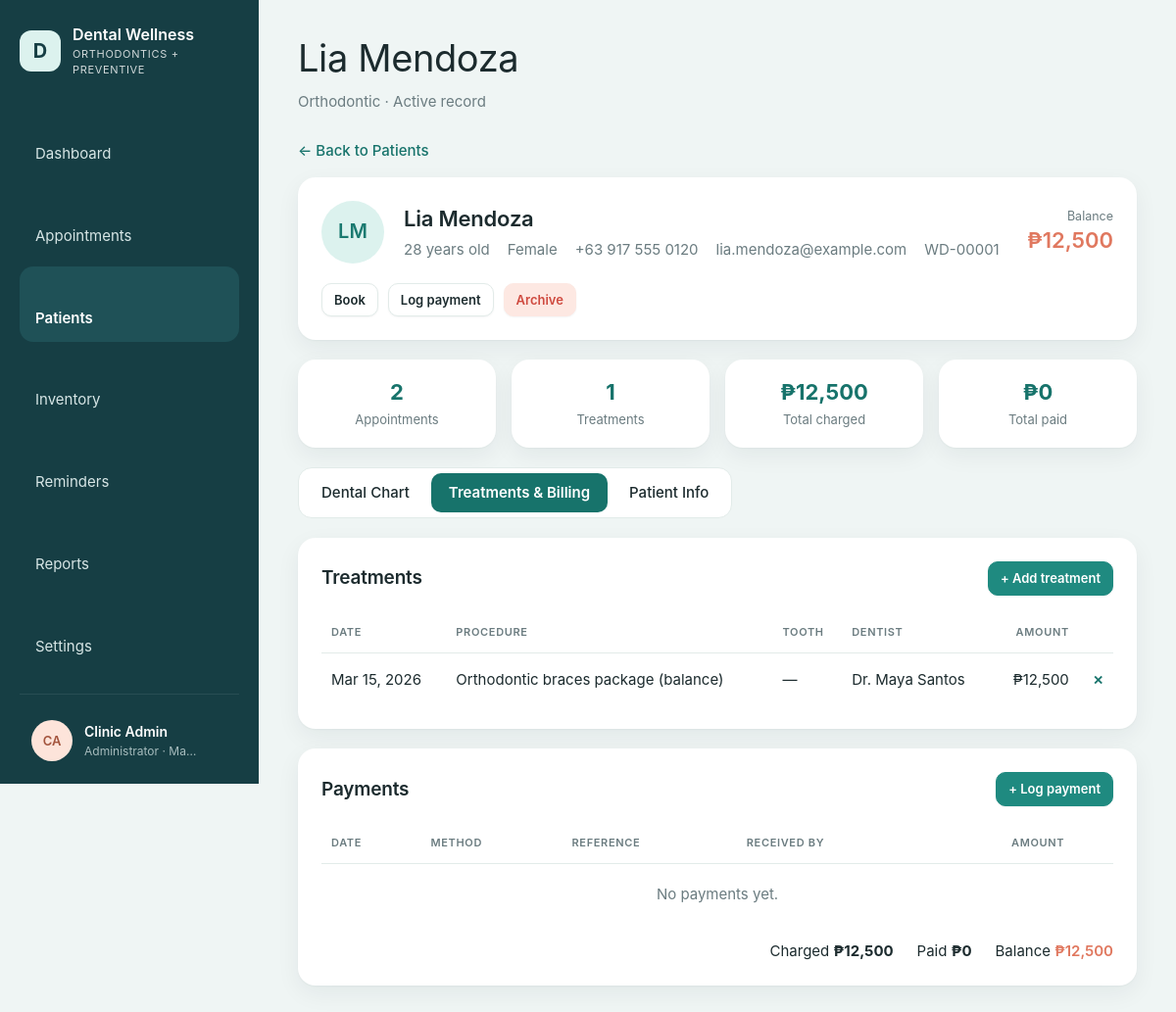
Screenshot of /patients/view.php?id=1&tab=billing (signed in) with the database file from the repository.
### tables this page shows
CREATE TABLE IF NOT EXISTS users (
    id            INT UNSIGNED AUTO_INCREMENT PRIMARY KEY,
    name          VARCHAR(120) NOT NULL,
    username      VARCHAR(60)  NOT NULL UNIQUE,
    password_hash VARCHAR(255) NOT NULL,
    role          ENUM('admin','dentist','staff') NOT NULL DEFAULT 'staff',
    is_active     TINYINT(1) NOT NULL DEFAULT 1,
    last_login_at DATETIME NULL,
    created_at    DATETIME NOT NULL DEFAULT CURRENT_TIMESTAMP
);

CREATE TABLE IF NOT EXISTS patients (
    id                     INT UNSIGNED AUTO_INCREMENT PRIMARY KEY,
    record_no              VARCHAR(20) NULL UNIQUE,
    full_name              VARCHAR(150) NOT NULL,
    birth_date             DATE NULL,
    sex                    ENUM('female','male') NULL,
    phone                  VARCHAR(30) NULL,
    email                  VARCHAR(150) NULL,
    address                VARCHAR(255) NULL,
    care_type              ENUM('New patient','Preventive','Orthodontic','Restorative','Recall') NOT NULL DEFAULT 'New patient',
    emergency_name         VARCHAR(150) NULL,
    emergency_relationship VARCHAR(60) NULL,
    emergency_phone        VARCHAR(30) NULL,
    allergies              TEXT NULL,
    conditions             TEXT NULL,
    medications            TEXT NULL,
    dental_history         TEXT NULL,
    notes                  TEXT NULL,
    consent_signed         TINYINT(1) NOT NULL DEFAULT 0,
    consent_date           DATE NULL,
    status                 ENUM('draft','incomplete','active','archived') NOT NULL DEFAULT 'incomplete',
    created_by             INT UNSIGNED NULL,
    created_at             DATETIME NOT NULL DEFAULT CURRENT_TIMESTAMP,
    updated_at             DATETIME NOT NULL DEFAULT CURRENT_TIMESTAMP ON UPDATE CURRENT_TIMESTAMP,
    INDEX idx_patients_name (full_name),
    INDEX idx_patients_phone (phone),
    FOREIGN KEY (created_by) REFERENCES users(id) ON DELETE SET NULL
);

CREATE TABLE IF NOT EXISTS treatments (
    id             INT UNSIGNED AUTO_INCREMENT PRIMARY KEY,
    patient_id     INT UNSIGNED NOT NULL,
    appointment_id INT UNSIGNED NULL,
    tooth_no       TINYINT UNSIGNED NULL,
    procedure_name VARCHAR(120) NOT NULL,
    notes          VARCHAR(255) NULL,
    amount         DECIMAL(10,2) NOT NULL DEFAULT 0,
    performed_on   DATE NOT NULL,
    dentist_id     INT UNSIGNED NULL,
    created_at     DATETIME NOT NULL DEFAULT CURRENT_TIMESTAMP,
    INDEX idx_treat_patient (patient_id),
    FOREIGN KEY (patient_id) REFERENCES patients(id) ON DELETE CASCADE,
    FOREIGN KEY (appointment_id) REFERENCES appointments(id) ON DELETE SET NULL,
    FOREIGN KEY (dentist_id) REFERENCES users(id) ON DELETE SET NULL
);

### patients/view.php (the view, shortened to what the rows shown need)
<?php
require dirname(__DIR__) . '/includes/bootstrap.php';
$user = require_login();
$id = (int) input('id');
$patient = q_row('SELECT p.*, b.charged, b.paid, b.balance FROM patients p JOIN ' . BALANCES . ' b ON b.patient_id = p.id WHERE p.id = ?', [$id]);
$tab = in_array(input('tab'), ['chart', 'billing', 'info'], true) ? input('tab') : 'chart';
$treatments = q_all('SELECT t.*, u.name AS dentist FROM treatments t LEFT JOIN users u ON u.id = t.dentist_id
    WHERE t.patient_id = ? ORDER BY t.performed_on DESC, t.id DESC', [$id]);
$toothLogs = q_all('SELECT r.*, u.name AS by_name FROM tooth_records r LEFT JOIN users u ON u.id = r.recorded_by
    WHERE r.patient_id = ? ORDER BY r.id DESC', [$id]);
$toothState = [];
$toothCurrent = [];
$history = [];
foreach ($toothLogs as $log) {
    $no = (int) $log['tooth_no'];
    if (!isset($toothState[$no])) {
        $toothState[$no] = $log['status'];
        $toothCurrent[$no] = $log;
    }
    $history[$no][] = ['status' => $log['status'], 'procedure' => $log['procedure_name'], 'notes' => $log['notes'],
        'by' => $log['by_name'], 'at' => date('M j, Y', strtotime($log['recorded_at']))];
}
ksort($toothCurrent);
$conditions = array_filter($toothCurrent, fn($l) => $l['status'] !== 'healthy');
$facts = array_filter([
    age($patient['birth_date']) !== null ? age($patient['birth_date']) . ' years old' : null,
    $patient['sex'] ? ucfirst($patient['sex']) : null,
    $patient['phone'],
    $patient['email'],
    $patient['record_no'],
]);
$balance = (float) $patient['balance'];
layout_start($patient['full_name'], 'patients', ['subtitle' => $patient['care_type'] . ' · ' . PATIENT_STATUSES[$patient['status']] . ' record']);
?>
<section class="card profile">
  <span class="avatar avatar-2 avatar-lg"><?= e(initials($patient['full_name'])) ?></span>
  <div>
    <h2><?= e($patient['full_name']) ?> <?= $patient['status'] !== 'active' ? pill($patient['status']) : '' ?></h2>
    <div class="facts"><?php foreach ($facts as $f): ?><span><?= e($f) ?></span><?php endforeach; ?></div>
  </div>
  <div class="bal">
    <small><?= $balance < 0 ? 'Credit' : 'Balance' ?></small>
    <strong class="<?= $balance > 0 ? 'amount-due' : 'amount-credit' ?>"><?= money($balance) ?></strong>
  </div>
  <div class="row no-print">
    <a class="btn btn-sm" href="<?= url('appointments/form.php') ?>?patient_id=<?= $id ?>">Book</a>
    <a class="btn btn-sm" href="<?= url('patients/payment.php') ?>?patient_id=<?= $id ?>">Log payment</a>
    <?php if (can('patients.archive')): ?>
      <form method="post" data-confirm="<?= $patient['status'] === 'archived' ? 'Restore this patient?' : 'Archive this patient? Their records are kept but hidden from lists. Upcoming appointments, reminders and waitlist entries are cancelled.' ?>">
      </form>
    <?php endif; ?>
  </div>
</section>
<?php if ($tab === 'chart'): ?>
  <section class="card">
    <h2>Interactive Dental Chart</h2>
    <p class="muted small" style="margin:6px 0 16px"><?= can('chart.edit') ? 'Click any tooth to view its history or update its condition and procedure.' : 'Click any tooth to view its history. Only dentists can change the chart.' ?></p>
    <?= render_dental_chart($toothState) ?>
    <?= render_chart_legend() ?>
    <h3 style="margin-bottom:12px">Documented dental conditions</h3>
    <?php if (!$conditions): ?><p class="muted small">No conditions documented. All teeth are charted as healthy.</p><?php endif; ?>
    <div class="conditions">
      <?php foreach ($conditions as $no => $c): [$label, $color, $tint] = TOOTH_STATUSES[$c['status']]; ?>
        <div class="condition" style="--tint:<?= $tint ?>;--c:<?= $color ?>;border-color:<?= $color ?>33">
          <span class="n" style="background:<?= $color ?>"><?= $no ?></span>
          <b style="color:<?= $color ?>"><?= e($label) ?> <span class="muted small" style="font-weight:400">· <?= e(tooth_name($no)) ?></span></b>
          <span><?= e($c['procedure_name'] ?: '—') ?></span>
          <small><?= e($c['notes'] ?: 'Recorded ' . fmt_date($c['recorded_at'])) ?></small>
        </div>
      <?php endforeach; ?>
    </div>
  </section>
  <script type="application/json" id="tooth-history"><?= json_encode($history, JSON_HEX_TAG | JSON_HEX_AMP) ?></script>
  <dialog id="tooth-dialog">
    <form class="dialog-body" method="post">
      <div class="dialog-head"><h2 data-text="tooth_title">Tooth</h2><button type="button" class="close" aria-label="Close">×</button></div>
      <div><span class="label">History</span><ul class="history" style="margin-top:8px"></ul></div>
      <?php if (can('chart.edit')): ?>
        <?= csrf_field() ?><input type="hidden" name="action" value="tooth"><input type="hidden" name="tooth_no">
        <div class="field"><label for="t-status">Condition</label>
          <select id="t-status" name="status"><?php foreach (TOOTH_STATUSES as $k => [$label]): ?><option value="<?= $k ?>"><?= e($label) ?></option><?php endforeach; ?></select></div>
        <div class="field"><label for="t-proc">Procedure</label><input type="text" id="t-proc" name="procedure_name" maxlength="120" placeholder="e.g. Composite filling" list="procedure-list" data-fee-field="amount" autocomplete="off"><?= procedure_datalist() ?></div>
        <div class="field"><label for="t-notes">Notes</label><input type="text" id="t-notes" name="notes" maxlength="255" placeholder="e.g. Composite resin, A2 shade"></div>
        <div class="field"><label for="t-amt">Charge (optional)</label><input type="number" id="t-amt" name="amount" min="0" max="<?= MAX_AMOUNT ?>" step="0.01" placeholder="0.00"><span class="hint">Adds a treatment to this patient's bill.</span><span class="hint" data-fee-hint hidden></span></div>
        <div><button class="btn btn-primary" type="submit">Save tooth entry</button></div>
      <?php else: ?>
        <input type="hidden" name="tooth_no"><input type="hidden" name="status"><input type="hidden" name="procedure_name"><input type="hidden" name="notes">
      <?php endif; ?>
    </form>
  </dialog>
<?php elseif ($tab === 'billing'): ?>
  <div class="stack">
    <section class="card">
      <div class="card-head"><h2>Treatments</h2><button class="btn btn-sm btn-primary no-print" data-open="#treatment-dialog">+ Add treatment</button></div>
      <div class="table-wrap"><table class="table-cards">
        <thead><tr><th>Date</th><th>Procedure</th><th>Tooth</th><th>Dentist</th><th class="num">Amount</th><?php if (can('billing.delete')): ?><th></th><?php endif; ?></tr></thead>
        <tbody>
          <?php foreach ($treatments as $t): ?>
            <tr>
              <td><?= e(fmt_date($t['performed_on'])) ?></td>
              <td data-label="Procedure"><?= e($t['procedure_name']) ?><?= $t['notes'] ? '<br><small class="muted">' . e($t['notes']) . '</small>' : '' ?></td>
              <td data-label="Tooth"><?= $t['tooth_no'] ? '#' . (int) $t['tooth_no'] : '—' ?></td>
              <td data-label="Dentist"><?= e($t['dentist'] ?? '—') ?></td>
              <td class="num" data-label="Amount"><?= money($t['amount']) ?></td>
              <?php if (can('billing.delete')): ?><td class="num"><form method="post" data-confirm="Remove this treatment charge?"><button class="link-btn" aria-label="Remove">✕</button></form></td><?php endif; ?>
            </tr>
          <?php endforeach; ?>
        </tbody>
      </table></div>
    </section>
    <section class="card">
      <div class="card-head"><h2>Payments</h2><a class="btn btn-sm btn-primary no-print" href="<?= url('patients/payment.php') ?>?patient_id=<?= $id ?>">+ Log payment</a></div>
      <div class="table-wrap"><table class="table-cards">
        <thead><tr><th>Date</th><th>Method</th><th>Reference</th><th>Received by</th><th class="num">Amount</th><?php if (can('billing.delete')): ?><th></th><?php endif; ?></tr></thead>
      </table></div>
    </section>
  </div>
<?php endif; ?>
<?php layout_end();

### includes/layout.php (shortened to what the rows shown need)
<?php
function icon(string $name): string
{
    $paths = [
        'dashboard'    => '<rect x="3" y="3" width="7" height="7" rx="1.5"/><rect x="14" y="3" width="7" height="7" rx="1.5"/><rect x="3" y="14" width="7" height="7" rx="1.5"/><rect x="14" y="14" width="7" height="7" rx="1.5"/>',
        'appointments' => '<rect x="3" y="5" width="18" height="16" rx="2"/><path d="M3 10h18M8 3v4M16 3v4"/>',
        'patients'     => '<circle cx="12" cy="8" r="4"/><path d="M4 21c0-4 4-6 8-6s8 2 8 6"/>',
        'inventory'    => '<ellipse cx="12" cy="6" rx="8" ry="3"/><path d="M4 6v6c0 1.7 3.6 3 8 3s8-1.3 8-3V6M4 12v6c0 1.7 3.6 3 8 3s8-1.3 8-3v-6"/>',
        'reminders'    => '<circle cx="12" cy="13" r="7"/><path d="M12 10v3l2 2M5 4 3 6M19 4l2 2"/>',
        'reports'      => '<path d="M6 3h9l4 4v14H6z"/><path d="M9 12h7M9 16h7M9 8h3"/>',
        'settings'     => '<circle cx="12" cy="12" r="3"/><path d="M12 2v3M12 19v3M4.2 4.2l2.1 2.1M17.7 17.7l2.1 2.1M2 12h3M19 12h3M4.2 19.8l2.1-2.1M17.7 6.3l2.1-2.1"/>',
        'logout'       => '<path d="M15 4h4v16h-4M10 8l-4 4 4 4M6 12h10"/>',
        'theme'        => '<path d="M20 14.5A8 8 0 1 1 9.5 4a6.5 6.5 0 0 0 10.5 10.5z"/>',
        'key'          => '<circle cx="8" cy="15" r="4"/><path d="M11 12l9-9M17 6l3 3M15 8l2 2"/>',
        'menu'         => '<path d="M4 6h16M4 12h16M4 18h16"/>',
        'chevron'      => '<path d="M9 6l6 6-6 6"/>',
    ];
    return '<svg class="icon" viewBox="0 0 24 24" fill="none" stroke="currentColor" stroke-width="1.6" stroke-linecap="round" stroke-linejoin="round" aria-hidden="true">'
        . ($paths[$name] ?? '') . '</svg>';
}
function theme_head(): string
{
    return "<script>(function(){var p;try{p=localStorage.getItem('welldent-theme')}catch(e){}"
        . "var d=p==='dark'||(p!=='light'&&window.matchMedia('(prefers-color-scheme: dark)').matches);"
        . "document.documentElement.setAttribute('data-theme',d?'dark':'light');"
        . "try{if(localStorage.getItem('welldent-sidebar')==='collapsed')document.documentElement.setAttribute('data-sidebar','collapsed')}catch(e){}})()</script>\n"
        . '<link rel="stylesheet" href="' . url('assets/css/app.css?v=8') . '">';
}
function layout_start(string $title, string $active, array $opts = []): void
{
    $user = current_user();
    ?>
<!doctype html>
<html lang="en">
<head>
<?= theme_head() ?>
</head>
<body>
<div class="shell">
  <aside class="sidebar">
      <button type="button" class="side-toggle" data-sidebar-toggle aria-label="Collapse sidebar" title="Collapse sidebar"><?= icon('menu') ?></button>
    <details class="side-account">
      <summary title="<?= e($user['name']) ?>">
        <span class="avatar avatar-0"><?= e(initials($user['name'])) ?></span>
        <span class="lbl"><strong><?= e($user['name']) ?></strong><small><?= e(ROLE_LABELS[$user['role']]) ?> · <?= e(config('clinic.city')) ?></small></span>
        <span class="chev"><?= icon('chevron') ?></span>
      </summary>
    </details>
  </aside>
  <main class="main">
    <header class="page-head">
      <div>
        <h1><?= e($title) ?></h1>
        <?php if (!empty($opts['subtitle'])): ?><p class="muted"><?= e($opts['subtitle']) ?></p><?php endif; ?>
      </div>
    </header>
<?php
}
function layout_end(): void
{
    ?>
  </main>
</div>
</body>
</html>
<?php
}

### rows the page displays
users: name "CA", name "Clinic Admin", role "Administrator"
patients: full_name "Lia Mendoza", full_name "LM", phone "+63 917 555 0120", email "lia.mendoza@example.com", record_no "WD-00001"
treatments: performed_on "Mar 15, 2026", procedure_name "Orthodontic braces package (balance)", dentist.name "Dr. Maya Santos", amount "₱12,500"

### other values shown
config('clinic.name') "Dental Wellness"
config('clinic.tagline') "ORTHODONTICS + PREVENTIVE"
$label "Dashboard"
$label "Appointments"
$label "Patients"
$label "Inventory"
$label "Reminders"
$label "Reports"
$label "Settings"
config('clinic.city') "Ma…"
$opts['subtitle'] "Orthodontic · Active record"
$f "28 years old"
$f "Female"
money($balance) "₱12,500"
count($appointments) "2"
